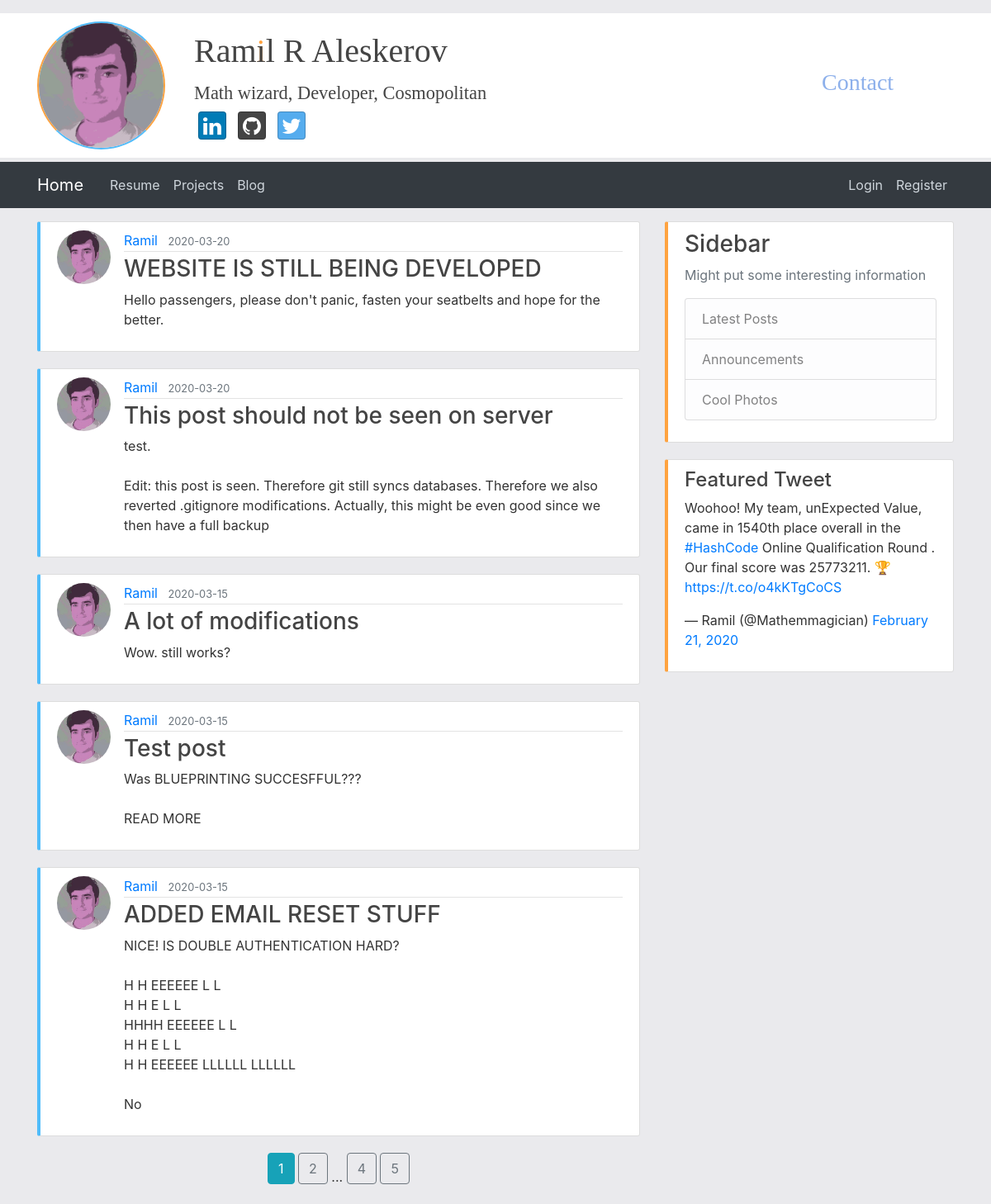
/blog, run on an earlier commit of the app's database.
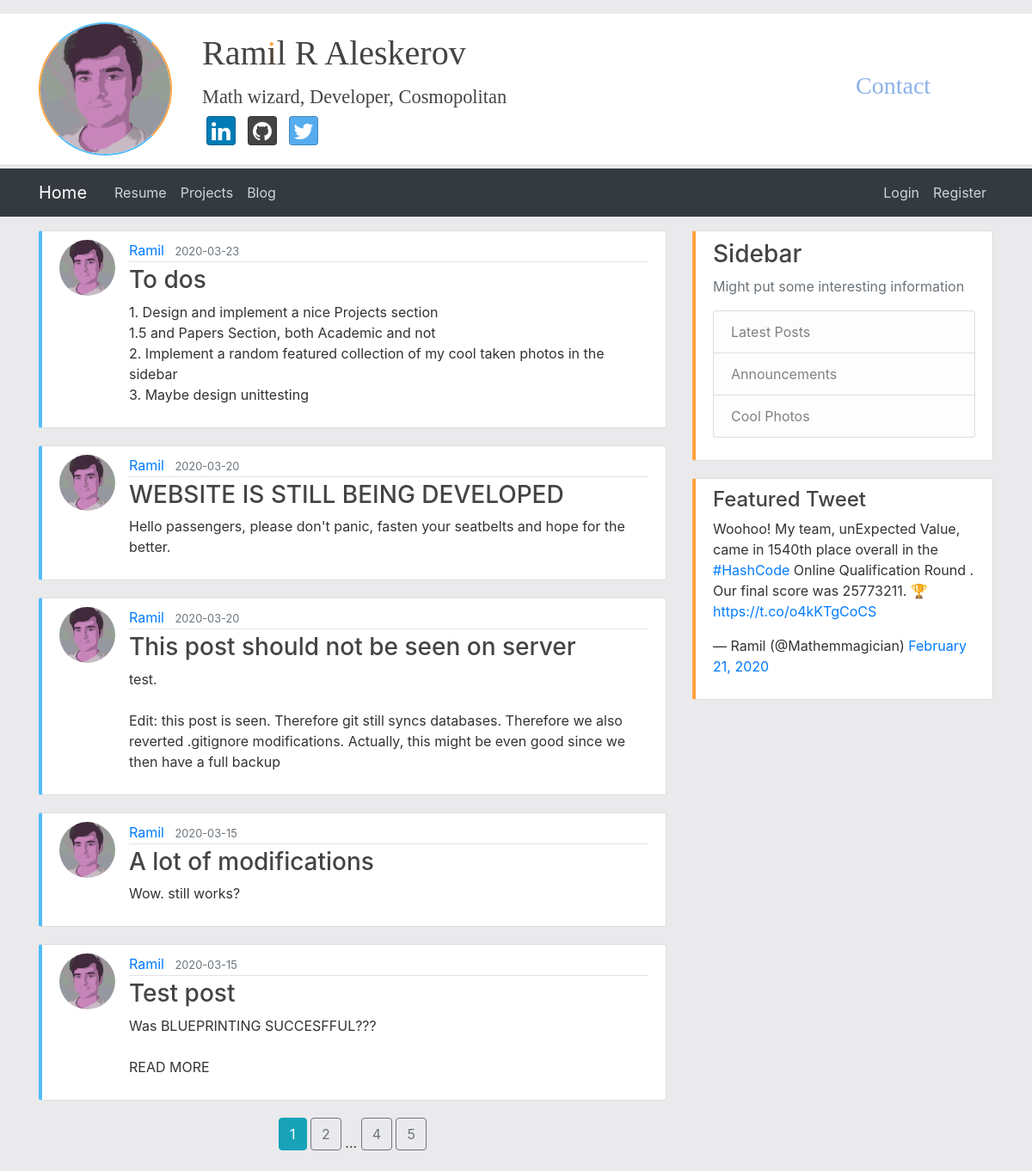
And on a later commit of the database.
### flaskblog/models.py (models this page shows, shortened)
class Post(db.Model):
    id = db.Column(db.Integer, primary_key=True)
    title = db.Column(db.String(100), nullable=False)
    date_posted = db.Column(db.DateTime, nullable=False, default=datetime.utcnow)
    content = db.Column(db.Text, nullable=False)
    user_id = db.Column(db.Integer, db.ForeignKey('user.id'), nullable=False)

class User(db.Model, UserMixin):
    id = db.Column(db.Integer, primary_key=True)
    username = db.Column(db.String(20), unique=True, nullable=False)
    email = db.Column(db.String(120), unique=True, nullable=False)
    image_file = db.Column(db.String(20), nullable=False, default='default.jpg')
    password = db.Column(db.String(60), nullable=False)
    posts = db.relationship('Post', backref='author', lazy=True)

### flaskblog/main/routes.py (the view)
@main.route("/blog")
def blog():
    page = request.args.get('page', 1, type=int)
    posts = Post.query.order_by(Post.date_posted.desc()).paginate(page=page, per_page=5)
    return render_template('blog.html', posts=posts)

### flaskblog/templates/blog.html
{% extends "layout.html" %}
{% block content %}
    {% for post in posts.items %}
        <article class="media content-section">
          <img class="rounded-circle article-img" src="{{ url_for('static', filename='profile_pics/' + post.author.image_file) }}">
          <div class="media-body">
            <div class="article-metadata">
              <a class="mr-2" href="{{ url_for('users.user_posts', username=post.author.username) }}">{{ post.author.username }}</a>
              <small class="text-muted">{{ post.date_posted.strftime('%Y-%m-%d') }}</small>
            </div>
            <h3><a class="article-title" href="{{ url_for('posts.post', post_id=post.id) }}">{{ post.title }}</a></h3>
            <p class="article-content">{{ post.content }}</p>
          </div>
        </article>
    {% endfor %}
    <div class="text-center">
    {% for page_num in posts.iter_pages(left_edge=2, right_edge=2, left_current=1, right_current=2) %}
      {% if page_num %}
        {% if posts.page == page_num %}
          <a class="btn btn-info mb-4" href="{{ url_for('main.blog', page=page_num) }}"> {{ page_num }} </a>
        {% else %}
          <a class="btn btn-outline-secondary mb-4" href="{{ url_for('main.blog', page=page_num) }}"> {{ page_num }} </a>
        {% endif %}
      {% else %}
        ...
      {% endif %}
    {% endfor %}
    </div>
{% endblock content %}

### flaskblog/templates/layout.html (shortened to what this page needs)
<!DOCTYPE html>
<html>
<head>
    <link rel="stylesheet" href="https://maxcdn.bootstrapcdn.com/bootstrap/4.0.0/css/bootstrap.min.css">
    <link rel="stylesheet" type="text/css" href="{{ url_for('static', filename='main.css') }}">
    <link rel="stylesheet" href="{{ url_for('static', filename='assets/css/font-awesome.css') }}" >
    <link rel="stylesheet" href="{{ url_for('static', filename='bootstrap-social.css') }}">
</head>
<body>
  <div class="container-fluid px-0">
    <header class="site-header">
      <div class="container">
        <div class="row justify-content-between align-items-center">
          <div class="col-xs-12 col-md-3 col-xl-2 text-center text-md-left">
            <img class="rounded-circle header-img" src="{{ url_for('static', filename='images/ramil_logo.jpg') }}">
          </div>
          <div class="col-xs-12 col-md-7 col-xl-8 text-center text-md-left">
            <h1>Ram<span class="i">i</span>l R Aleskerov </h1>
            <h3><small>Math wizard, Developer, Cosmopolitan</small></h3>
            <a href="https://www.linkedin.com/in/ramilaleskerov/" class="btn btn-social-icon btn-linkedin">
              <span class="fa fa-linkedin"></span>
            </a>
            <a href="https://github.com/Mathemmagician" class="btn btn-social-icon btn-github">
              <span class="fa fa-github"></span>
            </a>
            <a href="https://twitter.com/Mathemmagician" class="btn btn-social-icon btn-twitter">
              <span class="fa fa-twitter"></span>
            </a>
          </div>
          <div class="col-xs-12 col-md-2 col-xl-2 text-center text-md-left">
            <h3><a class="header-contact" href="{{ url_for('main.contact') }}">Contact</a> </h3>
          </div>
        </div>
      </div>
    </header>
    <div class="site-navbar">
      <nav class="navbar navbar-expand-md navbar-dark bg-dark sticky-top">
        <div class="container">
          <a class="navbar-brand mr-4" href="{{ url_for('main.home') }}">Home</a>
          <div class="collapse navbar-collapse" id="navbarToggle">
            <div class="navbar-nav mr-auto">
              <a class="nav-item nav-link" href="{{ url_for('main.about') }}">Resume</a>
              <a class="nav-item nav-link" href="#">Projects</a>
              <a class="nav-item nav-link" href="{{ url_for('main.blog') }}">Blog</a>
            </div>
            <div class="navbar-nav">
              {% if current_user.is_authenticated %}
                <a class="nav-item nav-link" href="{{ url_for('posts.new_post') }}">New Post</a>
                <a class="nav-item nav-link" href="{{ url_for('users.account') }}">Account</a>
                <a class="nav-item nav-link" href="{{ url_for('users.logout') }}">Logout</a>
              {% else %}
                <a class="nav-item nav-link" href="{{ url_for('users.login') }}">Login</a>
                <a class="nav-item nav-link" href="{{ url_for('users.register') }}">Register</a>
              {% endif %}
            </div>
          </div>
        </div>
      </nav>
    </div>
  </div>
  <main role="main" class="container pt-3">
    <div class="row">
      <div class="col-md-8 site-main">
        {% block content %}{% endblock %}
      </div>
      <div class="col-md-4 site-sidebar">
        <div class="content-section">
          <h3>Sidebar</h3>
          <p class='text-muted'>Might put some interesting information
            <ul class="list-group">
              <li class="list-group-item list-group-item-light">Latest Posts</li>
              <li class="list-group-item list-group-item-light">Announcements</li>
              <li class="list-group-item list-group-item-light">Cool Photos</li>
            </ul>
          </p>
        </div>
        <div class="content-section">
          <h4> Featured Tweet </h4>
          <blockquote class="twitter-tweet" data-dnt="true"><p lang="en" dir="ltr">Woohoo! My team, unExpected Value, came in 1540th place overall in the <a href="https://twitter.com/hashtag/HashCode?src=hash&amp;ref_src=twsrc%5Etfw">#HashCode</a> Online Qualification Round . Our final score was 25773211. 🏆 <a href="https://t.co/o4kKTgCoCS">https://t.co/o4kKTgCoCS</a></p>&mdash; Ramil (@Mathemmagician) <a href="https://twitter.com/Mathemmagician/status/1230887513306300416?ref_src=twsrc%5Etfw">February 21, 2020</a></blockquote> <script async src="https://platform.twitter.com/widgets.js" charset="utf-8"></script>
        </div>
      </div>
    </div>
  </main>
</body>
</html>

### flaskblog/static/main.css (style rules this page uses)
body { background: #eaeaed; color: #333333; margin-top: 1rem; }
h1, h2, h3, h4, h5, h6 { color: #444444; }
p { overflow-wrap:break-word; }
.site-header { background-color: white; padding: 10px; margin-top: 5px; margin-bottom: 5px; font-family: "Perpetua"; }
a.header-contact { color: #8db0eb; }
.header-img { height: 155px; width: 155px; border: 2px solid; border-color: #50bcfa #ffa340; }
.site-navbar .navbar-nav .nav-link { color: #ced5db; }
.content-section { background: #ffffff; padding: 10px 20px; border: 1px solid #dddddd; border-radius: 3px; margin-bottom: 20px; }
.site-main .content-section { border-left-color: #50bcfa; border-left-width: 4px; }
.site-sidebar .content-section { border-left-color: #ffa340; border-left-width: 4px; }
.article-title { color: #444444; }
.article-content { white-space: pre-line; word-wrap: break-word; }
.article-img { height: 65px; width: 65px; margin-right: 16px; }
.article-metadata { padding-bottom: 1px; margin-bottom: 4px; border-bottom: 1px solid #e3e3e3 }
.fa { color: white; }
.btn-social-icon { margin-left: 5px; margin-right: 5px; }
.i { color: #ffa340; position: relative; }
.i:before { content: "ı"; color: #444444; position: absolute; }

What changed in the data, as far as the page shows it:
no longer on this page (row unchanged): Post: image_file (picture), author.username "Ramil", date_posted "2020-03-15", title "ADDED EMAIL RESET STUFF", content "NICE! IS DOUBLE AUTHENTICATION HARD? H H EEEEEE L L H H E L L HHHH EEEEEE L L H H E L L H H EEEEEE LLLLLL LLLLLL No"
added Post: image_file (picture), author.username "Ramil", date_posted "2020-03-23", title "To dos", content "1. Design and implement a nice Projects section 1.5 and Papers Section, both Academic and not 2. Implement a random featured collection of my cool taken photos in the sidebar 3. Maybe design unittesting"
